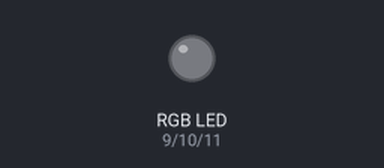
Bench run of a sketch on a simulated Arduino Uno, built with avr-gcc and run on an emulated ATmega328P. Shown: an RGB LED mixed from three pins (HIGH = lit). What the sketch prints to the serial monitor is not drawn.

Above: at 0.15 s.
Timing chart, 0 to 1.6 s (numbered marks = the images above):
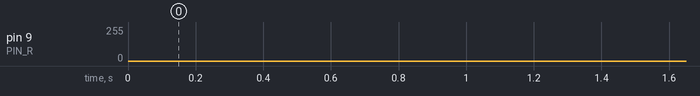

The sketch:

zmena_intenzity_led.ino
```cpp
#define PIN_R   9
#define PIN_G   10
#define PIN_B   11

byte cervena = 0;
byte prepinac = HIGH;

void setup() {
  // inicializace pinu s RGB led
  pinMode(PIN_R, OUTPUT);
  pinMode(PIN_G, OUTPUT);
  pinMode(PIN_B, OUTPUT);

  // zapnuti seriove komunikace
  Serial.begin(9600);
}

void loop() {
  // nastaveni PWM hodnoty
  analogWrite(PIN_R, cervena);

  // vypsani intenzity do serioveho monitoru
  Serial.println(cervena);

  // prepinani pricitani a odcitani intenzity podle prepinace
  if (prepinac) cervena++;
  else cervena--;

  // zmena prepinace pri dosazeni krajnich poloh intenzity
  if (cervena == 255) prepinac = LOW;
  else if (cervena == 0) prepinac = HIGH;

  // kratka prodleva (cim mensi, tim rychlejsi blikani)
  delay(1);
}
```
